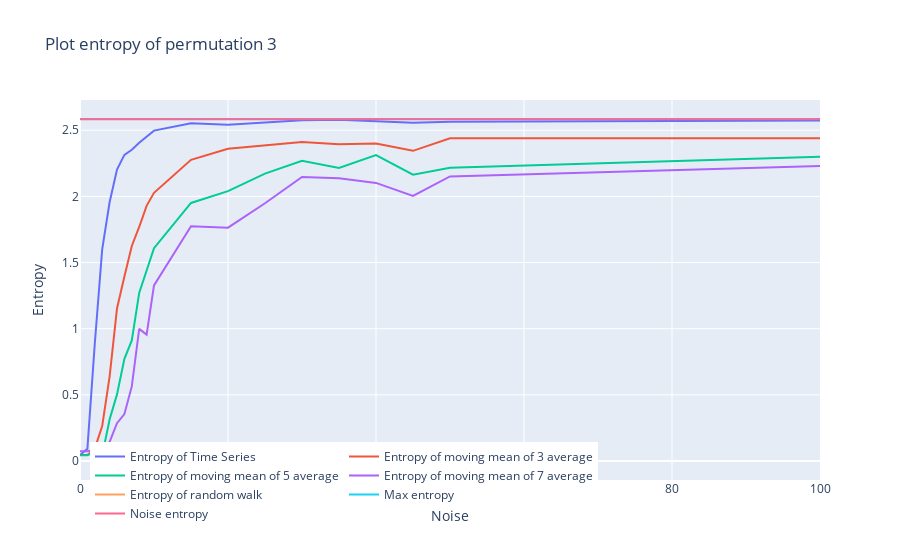

Notebook code cell kept with this figure:
### Code cell
fig = go.Figure()
fig.add_trace(go.Scatter(x=list_noise, y=list_ts_ent3, name='Entropy of Time Series'))
fig.add_trace(go.Scatter(x=list_noise, y=list_SMA3_ent3, name='Entropy of moving mean of 3 average'))
fig.add_trace(go.Scatter(x=list_noise, y=list_SMA5_ent3, name='Entropy of moving mean of 5 average'))
fig.add_trace(go.Scatter(x=list_noise, y=list_SMA7_ent3, name='Entropy of moving mean of 7 average'))
fig.add_trace(go.Scatter(x=datelist.index, y=list_rd_walk_ent3, name='Entropy of random walk'))
fig.add_trace(go.Scatter(x=list_noise, y=[max_ent3]*20, name='Max entropy'))
fig.add_trace(go.Scatter(x=list_noise, y=[noise_ent3]*20, name='Noise entropy'))
fig.update_layout(legend_orientation='h', legend=dict(x=.7,y=0.1, xanchor="right"), title="Plot entropy of permutation 3", xaxis_title="Noise", yaxis_title="Entropy")

### Figure 1 — Plotly figure (JSON) as saved in the notebook; plotly's stock layout.template omitted (floating-point values rounded to 4 significant figures; data arrays with more than 128 entries replaced by an {"elided": "..."} marker saying what was removed)
{"data": [{"name": "Entropy of Time Series", "type": "scatter", "x": [0, 1, 2, 3, 4, 5, 6, 7, 8, 9, 10, 15, 20, 25, 30, 35, 40, 45, 50, 100], "y": [0.0456, 0.09314, 0.8884, 1.6, 1.956, 2.202, 2.314, 2.352, 2.405, 2.448, 2.497, 2.553, 2.541, 2.559, 2.576, 2.579, 2.57, 2.556, 2.564, 2.574]}, {"name": "Entropy of moving mean of 3 average", "type": "scatter", "x": [0, 1, 2, 3, 4, 5, 6, 7, 8, 9, 10, 15, 20, 25, 30, 35, 40, 45, 50, 100], "y": [0.0456, 0.0456, 0.09314, 0.265, 0.6383, 1.153, 1.395, 1.625, 1.769, 1.929, 2.027, 2.277, 2.36, 2.386, 2.411, 2.394, 2.399, 2.344, 2.439, 2.44]}, {"name": "Entropy of moving mean of 5 average", "type": "scatter", "x": [0, 1, 2, 3, 4, 5, 6, 7, 8, 9, 10, 15, 20, 25, 30, 35, 40, 45, 50, 100], "y": [0.04282, 0.04282, 0.07043, 0.04282, 0.3139, 0.5035, 0.7724, 0.9111, 1.271, 1.449, 1.608, 1.95, 2.04, 2.172, 2.27, 2.215, 2.313, 2.165, 2.217, 2.299]}, {"name": "Entropy of moving mean of 7 average", "type": "scatter", "x": [0, 1, 2, 3, 4, 5, 6, 7, 8, 9, 10, 15, 20, 25, 30, 35, 40, 45, 50, 100], "y": [0.07321, 0.07321, 0.08562, 0.07321, 0.1438, 0.2858, 0.3542, 0.5639, 0.9989, 0.9555, 1.327, 1.775, 1.763, 1.948, 2.147, 2.136, 2.102, 2.003, 2.151, 2.23]}, {"name": "Entropy of random walk", "type": "scatter", "x": {"elided": "721 str values"}, "y": [0, 2.476, 2.479, 2.461, 2.504, 2.5, 2.484, 2.506, 2.519, 2.464, 2.508, 2.498, 2.513, 2.461, 2.499, 2.484, 2.514, 2.46, 2.49, 2.441]}, {"name": "Max entropy", "type": "scatter", "x": [0, 1, 2, 3, 4, 5, 6, 7, 8, 9, 10, 15, 20, 25, 30, 35, 40, 45, 50, 100], "y": [2.585, 2.585, 2.585, 2.585, 2.585, 2.585, 2.585, 2.585, 2.585, 2.585, 2.585, 2.585, 2.585, 2.585, 2.585, 2.585, 2.585, 2.585, 2.585, 2.585]}, {"name": "Noise entropy", "type": "scatter", "x": [0, 1, 2, 3, 4, 5, 6, 7, 8, 9, 10, 15, 20, 25, 30, 35, 40, 45, 50, 100], "y": [2.583, 2.583, 2.583, 2.583, 2.583, 2.583, 2.583, 2.583, 2.583, 2.583, 2.583, 2.583, 2.583, 2.583, 2.583, 2.583, 2.583, 2.583, 2.583, 2.583]}], "layout": {"legend": {"orientation": "h", "x": 0.7, "xanchor": "right", "y": 0.1}, "title": {"text": "Plot entropy of permutation 3"}, "xaxis": {"title": {"text": "Noise"}}, "yaxis": {"title": {"text": "Entropy"}}}}
